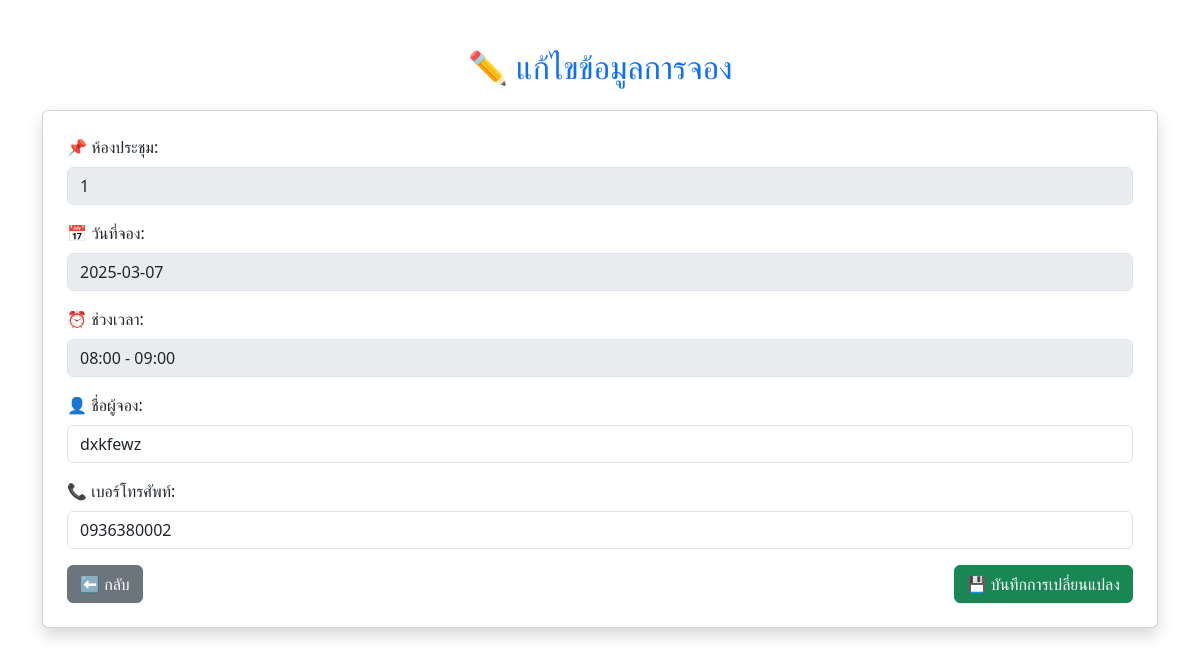
The app's page /edit_booking.php?id=11 with its own data.
### tables this page shows
CREATE TABLE `bookings` (
  `id` int(11) NOT NULL,
  `room_id` int(11) DEFAULT NULL,
  `customer_name` varchar(255) NOT NULL,
  `customer_phone` varchar(20) NOT NULL,
  `customer_department` varchar(255) NOT NULL,
  `booking_date` date NOT NULL,
  `time_slot` varchar(50) NOT NULL
);

### edit_booking.php (the view, shortened to what this page needs)
<?php
include 'config/config.php';
if (isset($_GET['id'])) {
    $id = $_GET['id'];
    $sql = "SELECT * FROM bookings WHERE id = ?";
    $stmt = $conn->prepare($sql);
    $stmt->bind_param("i", $id);
    $stmt->execute();
    $result = $stmt->get_result();
    $booking = $result->fetch_assoc();
}
?>
<!DOCTYPE html>
<html lang="th">
<head>
    <link rel="stylesheet" href="https://cdn.jsdelivr.net/npm/bootstrap@5.3.0/dist/css/bootstrap.min.css">
</head>
<body>
    <div class="container mt-5">
        <h2 class="text-center text-primary">✏️ แก้ไขข้อมูลการจอง</h2>
        <div class="card shadow p-4 mt-4">
            <form method="POST">
                <div class="mb-3">
                    <label class="form-label">📌 ห้องประชุม:</label>
                    <input type="text" class="form-control" value="<?= $booking['room_id']; ?>" disabled>
                </div>
                <div class="mb-3">
                    <label class="form-label">📅 วันที่จอง:</label>
                    <input type="text" class="form-control" value="<?= $booking['booking_date']; ?>" disabled>
                </div>
                <div class="mb-3">
                    <label class="form-label">⏰ ช่วงเวลา:</label>
                    <input type="text" class="form-control" value="<?= $booking['time_slot']; ?>" disabled>
                </div>
                <div class="mb-3">
                    <label class="form-label">👤 ชื่อผู้จอง:</label>
                    <input type="text" name="customer_name" class="form-control" value="<?= $booking['customer_name']; ?>" required>
                </div>
                <div class="mb-3">
                    <label class="form-label">📞 เบอร์โทรศัพท์:</label>
                    <input type="text" name="customer_phone" class="form-control" value="<?= $booking['customer_phone']; ?>" required>
                </div>
                <div class="d-flex justify-content-between">
                    <a href="admin.php" class="btn btn-secondary">⬅️ กลับ</a>
                    <button type="submit" name="update" class="btn btn-success">💾 บันทึกการเปลี่ยนแปลง</button>
                </div>
            </form>
        </div>
    </div>
</body>
</html>

### records on screen
bookings: room "1", booking_date "2025-03-07", time_slot "08:00 - 09:00", customer_name "dxkfewz", customer_phone "0936380002"
